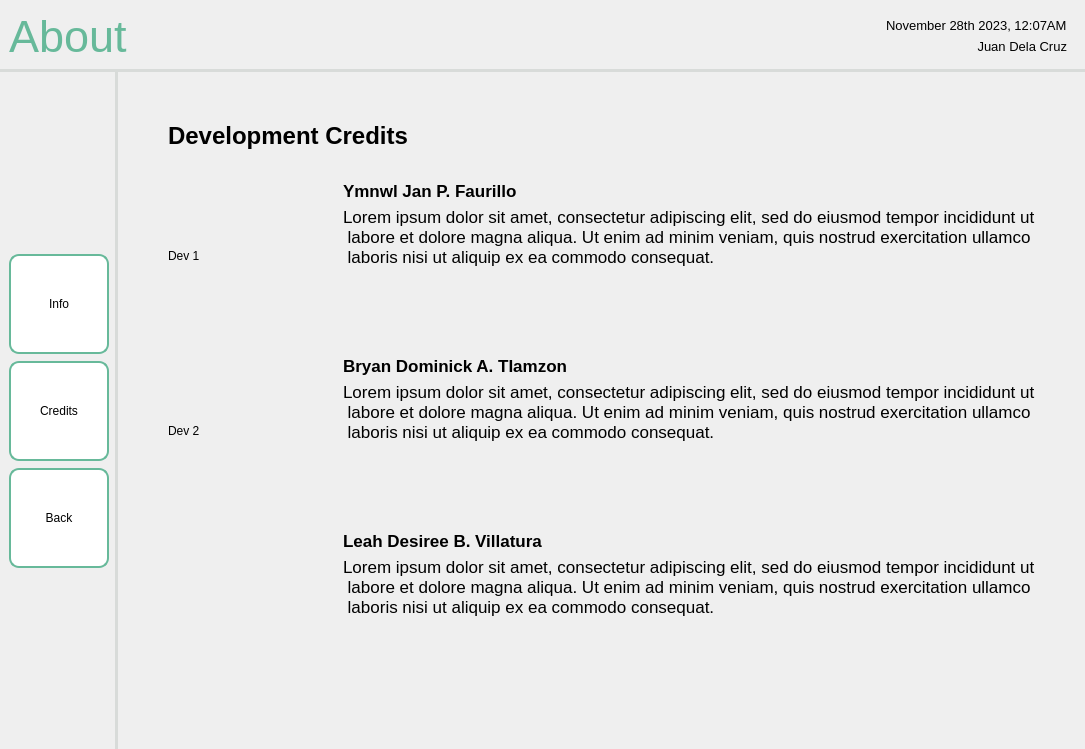
<?xml version="1.0" encoding="UTF-8"?>
<ui version="4.0">
 <class>MainWindow</class>
 <widget class="QMainWindow" name="MainWindow">
  <property name="geometry">
   <rect>
    <x>0</x>
    <y>0</y>
    <width>963</width>
    <height>749</height>
   </rect>
  </property>
  <property name="windowTitle">
   <string>MainWindow</string>
  </property>
  <widget class="QWidget" name="centralwidget">
   <layout class="QHBoxLayout" name="horizontalLayout">
    <property name="leftMargin">
     <number>0</number>
    </property>
    <property name="topMargin">
     <number>0</number>
    </property>
    <property name="rightMargin">
     <number>0</number>
    </property>
    <property name="bottomMargin">
     <number>0</number>
    </property>
    <item>
     <widget class="QFrame" name="frame">
      <property name="sizePolicy">
       <sizepolicy hsizetype="Preferred" vsizetype="Preferred">
        <horstretch>0</horstretch>
        <verstretch>0</verstretch>
       </sizepolicy>
      </property>
      <property name="frameShape">
       <enum>QFrame::NoFrame</enum>
      </property>
      <property name="frameShadow">
       <enum>QFrame::Plain</enum>
      </property>
      <layout class="QGridLayout" name="gridLayout_2">
       <property name="leftMargin">
        <number>0</number>
       </property>
       <property name="topMargin">
        <number>0</number>
       </property>
       <property name="rightMargin">
        <number>0</number>
       </property>
       <property name="bottomMargin">
        <number>0</number>
       </property>
       <property name="spacing">
        <number>0</number>
       </property>
       <item row="1" column="0">
        <widget class="QWidget" name="navBar" native="true">
         <property name="sizePolicy">
          <sizepolicy hsizetype="Fixed" vsizetype="Preferred">
           <horstretch>0</horstretch>
           <verstretch>0</verstretch>
          </sizepolicy>
         </property>
         <property name="styleSheet">
          <string notr="true">QWidget {
    border-right: 3px solid #D8DBD9;
}
</string>
         </property>
         <layout class="QVBoxLayout" name="verticalLayout_7">
          <property name="spacing">
           <number>7</number>
          </property>
          <item>
           <spacer name="verticalSpacer_4">
            <property name="orientation">
             <enum>Qt::Vertical</enum>
            </property>
            <property name="sizeHint" stdset="0">
             <size>
              <width>20</width>
              <height>40</height>
             </size>
            </property>
           </spacer>
          </item>
          <item>
           <widget class="QPushButton" name="editUserButton">
            <property name="minimumSize">
             <size>
              <width>100</width>
              <height>100</height>
             </size>
            </property>
            <property name="maximumSize">
             <size>
              <width>100</width>
              <height>100</height>
             </size>
            </property>
            <property name="layoutDirection">
             <enum>Qt::LeftToRight</enum>
            </property>
            <property name="styleSheet">
             <string notr="true">QPushButton {
    background-color: white;
    border: 2px solid #67B99A;
    color: black;
    padding: 8px 16px;
    border-radius: 10px;
}

QPushButton:hover {
    border: 2px solid #4D926D;
}

QPushButton:pressed {
	background-color: #F0F0F0;
	border: 2px solid #265C42;
}</string>
            </property>
            <property name="text">
             <string>Info</string>
            </property>
            <property name="autoRepeat">
             <bool>false</bool>
            </property>
            <property name="autoExclusive">
             <bool>false</bool>
            </property>
           </widget>
          </item>
          <item>
           <widget class="QPushButton" name="pushButton">
            <property name="minimumSize">
             <size>
              <width>100</width>
              <height>100</height>
             </size>
            </property>
            <property name="maximumSize">
             <size>
              <width>100</width>
              <height>100</height>
             </size>
            </property>
            <property name="styleSheet">
             <string notr="true">QPushButton {
    background-color: white;
    border: 2px solid #67B99A;
    color: black;
    padding: 8px 16px;
    border-radius: 10px;
}

QPushButton:hover {
    border: 2px solid #4D926D;
}

QPushButton:pressed {
	background-color: #F0F0F0;
	border: 2px solid #265C42;
}</string>
            </property>
            <property name="text">
             <string>Credits</string>
            </property>
           </widget>
          </item>
          <item>
           <widget class="QPushButton" name="backButton">
            <property name="sizePolicy">
             <sizepolicy hsizetype="Fixed" vsizetype="Fixed">
              <horstretch>0</horstretch>
              <verstretch>0</verstretch>
             </sizepolicy>
            </property>
            <property name="minimumSize">
             <size>
              <width>100</width>
              <height>100</height>
             </size>
            </property>
            <property name="maximumSize">
             <size>
              <width>100</width>
              <height>100</height>
             </size>
            </property>
            <property name="font">
             <font>
              <pointsize>9</pointsize>
             </font>
            </property>
            <property name="styleSheet">
             <string notr="true">QPushButton {
    background-color: white;
    border: 2px solid #67B99A;
    color: black;
    padding: 8px 16px;
    border-radius: 10px;
}

QPushButton:hover {
    border: 2px solid #4D926D;
}

QPushButton:pressed {
	background-color: #F0F0F0;
	border: 2px solid #265C42;
}</string>
            </property>
            <property name="text">
             <string>Back</string>
            </property>
            <property name="icon">
             <iconset resource="../../assets/resourceFile.qrc">
              <normaloff>:/logos/Icons/entypo_back.png</normaloff>:/logos/Icons/entypo_back.png</iconset>
            </property>
            <property name="autoRepeat">
             <bool>false</bool>
            </property>
           </widget>
          </item>
          <item>
           <spacer name="verticalSpacer_5">
            <property name="orientation">
             <enum>Qt::Vertical</enum>
            </property>
            <property name="sizeHint" stdset="0">
             <size>
              <width>20</width>
              <height>40</height>
             </size>
            </property>
           </spacer>
          </item>
         </layout>
        </widget>
       </item>
       <item row="0" column="0" colspan="2">
        <widget class="QWidget" name="header" native="true">
         <property name="styleSheet">
          <string notr="true">QWidget {
    border-bottom: 3px solid #D8DBD9; 
}
</string>
         </property>
         <layout class="QHBoxLayout" name="horizontalLayout_13">
          <item>
           <widget class="QLabel" name="titleLabel">
            <property name="font">
             <font>
              <pointsize>-1</pointsize>
             </font>
            </property>
            <property name="layoutDirection">
             <enum>Qt::LeftToRight</enum>
            </property>
            <property name="styleSheet">
             <string notr="true">QLabel {
    color: #67B99A;
    font-size: 45px;
}</string>
            </property>
            <property name="text">
             <string>About</string>
            </property>
            <property name="scaledContents">
             <bool>false</bool>
            </property>
           </widget>
          </item>
          <item>
           <spacer name="horizontalSpacer_2">
            <property name="orientation">
             <enum>Qt::Horizontal</enum>
            </property>
            <property name="sizeHint" stdset="0">
             <size>
              <width>40</width>
              <height>20</height>
             </size>
            </property>
           </spacer>
          </item>
          <item>
           <widget class="QFrame" name="systemLabel">
            <layout class="QVBoxLayout" name="verticalLayout_12">
             <item>
              <widget class="QLabel" name="sysTimeDate">
               <property name="font">
                <font>
                 <pointsize>10</pointsize>
                </font>
               </property>
               <property name="styleSheet">
                <string notr="true">QLabel {
    color: black;
}</string>
               </property>
               <property name="text">
                <string>November 28th 2023, 12:07AM</string>
               </property>
              </widget>
             </item>
             <item>
              <widget class="QLabel" name="userName">
               <property name="font">
                <font>
                 <pointsize>10</pointsize>
                </font>
               </property>
               <property name="styleSheet">
                <string notr="true">QLabel {
    color: black;
}</string>
               </property>
               <property name="text">
                <string>Juan Dela Cruz</string>
               </property>
               <property name="alignment">
                <set>Qt::AlignRight|Qt::AlignTrailing|Qt::AlignVCenter</set>
               </property>
              </widget>
             </item>
            </layout>
           </widget>
          </item>
         </layout>
        </widget>
       </item>
       <item row="1" column="1">
        <widget class="QWidget" name="mainContent" native="true">
         <layout class="QVBoxLayout" name="verticalLayout_8">
          <property name="leftMargin">
           <number>50</number>
          </property>
          <property name="topMargin">
           <number>50</number>
          </property>
          <property name="rightMargin">
           <number>50</number>
          </property>
          <property name="bottomMargin">
           <number>50</number>
          </property>
          <item>
           <widget class="QLabel" name="label">
            <property name="font">
             <font>
              <pointsize>18</pointsize>
              <bold>true</bold>
             </font>
            </property>
            <property name="text">
             <string>Development Credits</string>
            </property>
           </widget>
          </item>
          <item>
           <widget class="QWidget" name="layoutContainer" native="true">
            <layout class="QFormLayout" name="formLayout">
             <property name="horizontalSpacing">
              <number>25</number>
             </property>
             <property name="verticalSpacing">
              <number>25</number>
             </property>
             <property name="leftMargin">
              <number>0</number>
             </property>
             <property name="topMargin">
              <number>25</number>
             </property>
             <property name="rightMargin">
              <number>0</number>
             </property>
             <property name="bottomMargin">
              <number>0</number>
             </property>
             <item row="1" column="0">
              <widget class="QLabel" name="label_3">
               <property name="minimumSize">
                <size>
                 <width>150</width>
                 <height>150</height>
                </size>
               </property>
               <property name="maximumSize">
                <size>
                 <width>150</width>
                 <height>150</height>
                </size>
               </property>
               <property name="text">
                <string>Dev 1</string>
               </property>
              </widget>
             </item>
             <item row="1" column="1">
              <widget class="QWidget" name="widget" native="true">
               <property name="font">
                <font>
                 <pointsize>13</pointsize>
                </font>
               </property>
               <layout class="QVBoxLayout" name="verticalLayout">
                <property name="leftMargin">
                 <number>0</number>
                </property>
                <property name="topMargin">
                 <number>0</number>
                </property>
                <property name="rightMargin">
                 <number>0</number>
                </property>
                <property name="bottomMargin">
                 <number>0</number>
                </property>
                <item>
                 <widget class="QLabel" name="label_6">
                  <property name="sizePolicy">
                   <sizepolicy hsizetype="Fixed" vsizetype="Fixed">
                    <horstretch>0</horstretch>
                    <verstretch>0</verstretch>
                   </sizepolicy>
                  </property>
                  <property name="font">
                   <font>
                    <pointsize>13</pointsize>
                    <bold>true</bold>
                   </font>
                  </property>
                  <property name="text">
                   <string>Ymnwl Jan P. Faurillo</string>
                  </property>
                  <property name="alignment">
                   <set>Qt::AlignLeading|Qt::AlignLeft|Qt::AlignTop</set>
                  </property>
                 </widget>
                </item>
                <item>
                 <widget class="QLabel" name="label_8">
                  <property name="font">
                   <font>
                    <pointsize>13</pointsize>
                   </font>
                  </property>
                  <property name="text">
                   <string>Lorem ipsum dolor sit amet, consectetur adipiscing elit, sed do eiusmod tempor incididunt ut
 labore et dolore magna aliqua. Ut enim ad minim veniam, quis nostrud exercitation ullamco
 laboris nisi ut aliquip ex ea commodo consequat. </string>
                  </property>
                  <property name="textFormat">
                   <enum>Qt::AutoText</enum>
                  </property>
                  <property name="alignment">
                   <set>Qt::AlignLeading|Qt::AlignLeft|Qt::AlignTop</set>
                  </property>
                  <property name="wordWrap">
                   <bool>false</bool>
                  </property>
                  <property name="openExternalLinks">
                   <bool>false</bool>
                  </property>
                 </widget>
                </item>
               </layout>
              </widget>
             </item>
             <item row="2" column="1">
              <widget class="QWidget" name="widget_3" native="true">
               <property name="font">
                <font>
                 <pointsize>13</pointsize>
                </font>
               </property>
               <layout class="QVBoxLayout" name="verticalLayout_3">
                <property name="leftMargin">
                 <number>0</number>
                </property>
                <property name="topMargin">
                 <number>0</number>
                </property>
                <property name="rightMargin">
                 <number>0</number>
                </property>
                <property name="bottomMargin">
                 <number>0</number>
                </property>
                <item>
                 <widget class="QLabel" name="label_7">
                  <property name="sizePolicy">
                   <sizepolicy hsizetype="Fixed" vsizetype="Fixed">
                    <horstretch>0</horstretch>
                    <verstretch>0</verstretch>
                   </sizepolicy>
                  </property>
                  <property name="font">
                   <font>
                    <pointsize>13</pointsize>
                    <bold>true</bold>
                   </font>
                  </property>
                  <property name="text">
                   <string>Bryan Dominick A. TIamzon</string>
                  </property>
                 </widget>
                </item>
                <item>
                 <widget class="QLabel" name="label_10">
                  <property name="font">
                   <font>
                    <pointsize>13</pointsize>
                   </font>
                  </property>
                  <property name="text">
                   <string>Lorem ipsum dolor sit amet, consectetur adipiscing elit, sed do eiusmod tempor incididunt ut
 labore et dolore magna aliqua. Ut enim ad minim veniam, quis nostrud exercitation ullamco
 laboris nisi ut aliquip ex ea commodo consequat. </string>
                  </property>
                  <property name="alignment">
                   <set>Qt::AlignLeading|Qt::AlignLeft|Qt::AlignTop</set>
                  </property>
                 </widget>
                </item>
               </layout>
              </widget>
             </item>
             <item row="3" column="1">
              <widget class="QWidget" name="widget_2" native="true">
               <property name="font">
                <font>
                 <pointsize>13</pointsize>
                </font>
               </property>
               <layout class="QVBoxLayout" name="verticalLayout_2">
                <property name="leftMargin">
                 <number>0</number>
                </property>
                <property name="topMargin">
                 <number>0</number>
                </property>
                <property name="rightMargin">
                 <number>0</number>
                </property>
                <property name="bottomMargin">
                 <number>0</number>
                </property>
                <item>
                 <widget class="QLabel" name="label_5">
                  <property name="sizePolicy">
                   <sizepolicy hsizetype="Fixed" vsizetype="Fixed">
                    <horstretch>0</horstretch>
                    <verstretch>0</verstretch>
                   </sizepolicy>
                  </property>
                  <property name="font">
                   <font>
                    <pointsize>13</pointsize>
                    <bold>true</bold>
                   </font>
                  </property>
                  <property name="text">
                   <string>Leah Desiree B. Villatura</string>
                  </property>
                  <property name="scaledContents">
                   <bool>false</bool>
                  </property>
                  <property name="alignment">
                   <set>Qt::AlignLeading|Qt::AlignLeft|Qt::AlignTop</set>
                  </property>
                  <property name="wordWrap">
                   <bool>false</bool>
                  </property>
                 </widget>
                </item>
                <item>
                 <widget class="QLabel" name="label_9">
                  <property name="font">
                   <font>
                    <pointsize>13</pointsize>
                   </font>
                  </property>
                  <property name="text">
                   <string>Lorem ipsum dolor sit amet, consectetur adipiscing elit, sed do eiusmod tempor incididunt ut
 labore et dolore magna aliqua. Ut enim ad minim veniam, quis nostrud exercitation ullamco
 laboris nisi ut aliquip ex ea commodo consequat. </string>
                  </property>
                  <property name="alignment">
                   <set>Qt::AlignLeading|Qt::AlignLeft|Qt::AlignTop</set>
                  </property>
                 </widget>
                </item>
               </layout>
              </widget>
             </item>
             <item row="2" column="0">
              <widget class="QLabel" name="label_4">
               <property name="minimumSize">
                <size>
                 <width>150</width>
                 <height>150</height>
                </size>
               </property>
               <property name="maximumSize">
                <size>
                 <width>150</width>
                 <height>150</height>
                </size>
               </property>
               <property name="text">
                <string>Dev 2</string>
               </property>
              </widget>
             </item>
             <item row="3" column="0">
              <widget class="QLabel" name="label_2">
               <property name="minimumSize">
                <size>
                 <width>150</width>
                 <height>150</height>
                </size>
               </property>
               <property name="maximumSize">
                <size>
                 <width>150</width>
                 <height>150</height>
                </size>
               </property>
               <property name="text">
                <string/>
               </property>
               <property name="pixmap">
                <pixmap resource="../../assets/resourceFile.qrc">:/devCredits/Dev Credits/devCredits_VIllatura.jpg</pixmap>
               </property>
               <property name="scaledContents">
                <bool>true</bool>
               </property>
              </widget>
             </item>
            </layout>
           </widget>
          </item>
          <item>
           <spacer name="verticalSpacer">
            <property name="orientation">
             <enum>Qt::Vertical</enum>
            </property>
            <property name="sizeHint" stdset="0">
             <size>
              <width>20</width>
              <height>40</height>
             </size>
            </property>
           </spacer>
          </item>
         </layout>
        </widget>
       </item>
      </layout>
     </widget>
    </item>
   </layout>
  </widget>
 </widget>
 <resources>
  <include location="../../assets/resourceFile.qrc"/>
 </resources>
 <connections/>
</ui>
